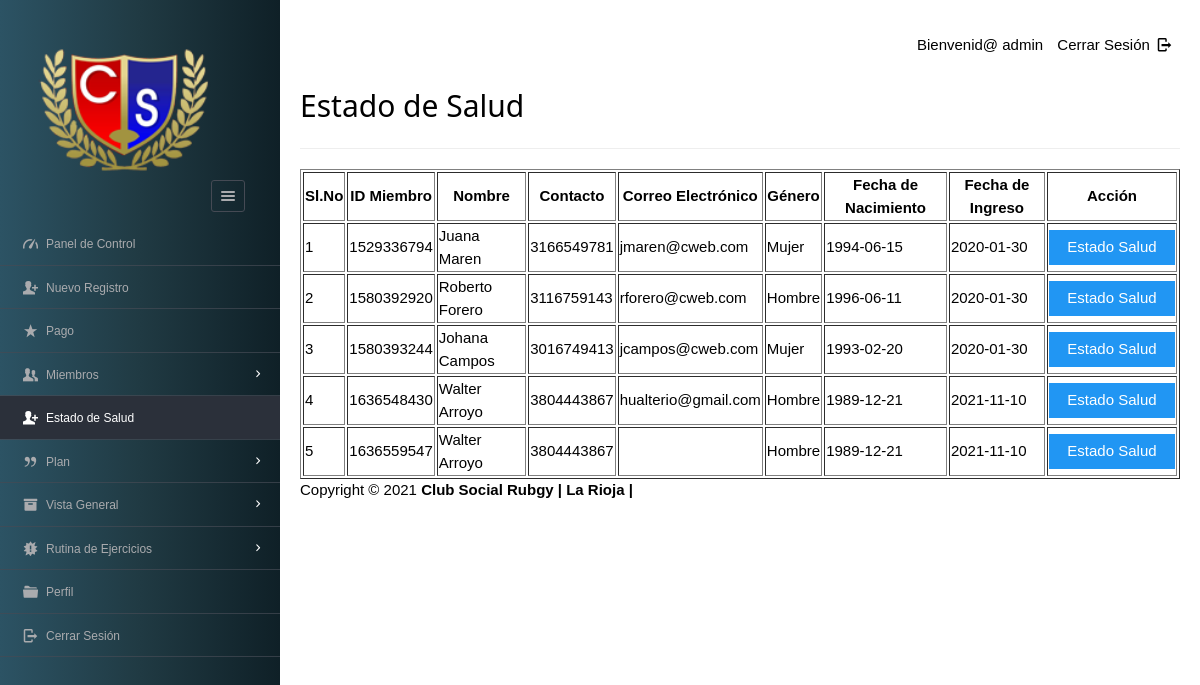
Page /dashboard/admin/new_health_status.php (signed in) on the committed database.
### tables this page shows
CREATE TABLE IF NOT EXISTS `enrolls_to` (
  `et_id` int(5) NOT NULL AUTO_INCREMENT,
  `pid` varchar(8) NOT NULL,
  `uid` varchar(20) NOT NULL,
  `paid_date` varchar(15) DEFAULT NULL,
  `expire` varchar(15) DEFAULT NULL,
  `renewal` varchar(15) DEFAULT NULL,
  PRIMARY KEY (`et_id`) USING BTREE,
  KEY `user_ID` (`uid`) USING BTREE,
  KEY `plan_ID_idx` (`pid`) USING BTREE
);

CREATE TABLE IF NOT EXISTS `users` (
  `userid` varchar(20) NOT NULL,
  `username` varchar(40) NOT NULL,
  `gender` varchar(8) NOT NULL,
  `mobile` varchar(20) NOT NULL,
  `email` varchar(20) NOT NULL,
  `dob` varchar(10) NOT NULL,
  `joining_date` varchar(10) NOT NULL,
  PRIMARY KEY (`userid`) USING BTREE,
  UNIQUE KEY `email` (`email`) USING BTREE,
  KEY `userid` (`userid`) USING BTREE
);

### dashboard/admin/new_health_status.php (the view, shortened to what this page needs)
<?php
require '../../include/db_conn.php';
?>
<!DOCTYPE html>
<html lang="en">
<head>
  <link rel="stylesheet" href="../../css/style.css"  id="style-resource-5">
    <link rel="stylesheet" href="../../css/dashMain.css">
    <link rel="stylesheet" type="text/css" href="../../css/entypo.css">
	<link href="a1style.css" rel="stylesheet" type="text/css">
</head>
     <body class="page-body  page-fade" onload="collapseSidebar()">
    	<div class="page-container sidebar-collapsed" id="navbarcollapse">
		<div class="sidebar-menu">
			<header class="logo-env">
			<div class="logo">
				<a href="index.php">
					<img src="../../images/logo.png" alt="" width="192" height="80" />
				</a>
			</div>
					<div class="sidebar-collapse" onclick="collapseSidebar()">
				<a href="#" class="sidebar-collapse-icon with-animation">
					<i class="entypo-menu"></i>
				</a>
			</div>
			</header>
    		<?php include('nav.php'); ?>
    	</div>
    		<div class="main-content">
				<div class="row">
					<div class="col-md-6 col-sm-8 clearfix">
					</div>
					<div class="col-md-6 col-sm-4 clearfix hidden-xs">
						<ul class="list-inline links-list pull-right">
							<li>Bienvenid@ <?php echo $_SESSION['full_name']; ?>
							</li>
							<li>
								<a href="logout.php">
									Cerrar Sesión <i class="entypo-logout right"></i>
								</a>
							</li>
						</ul>
					</div>
				</div>
		<h2>Estado de Salud</h2>
		<hr />
		<table class="table table-bordered datatable" id="table-1" border=1>
			<thead>
				<tr><h2>
					<th>Sl.No</th>
					<th>ID Miembro</th>
					<th>Nombre</th>
					<th>Contacto</th>
					<th>Correo Electrónico</th>
					<th>Género</th>
					<th>Fecha de Nacimiento</th>
					<th>Fecha de Ingreso</th>
					<th>Acción</th></h2>
				</tr>
			</thead>
				<tbody>
						<?php
							$query  = "select * from users ORDER BY joining_date";
							$result = mysqli_query($con, $query);
							$sno    = 1;
							if (mysqli_affected_rows($con) != 0) {
							    while ($row = mysqli_fetch_array($result, MYSQLI_ASSOC)) {
							        $uid   = $row['userid'];
							        $query1  = "select * from enrolls_to WHERE uid='$uid' AND renewal='yes'";
							        $result1 = mysqli_query($con, $query1);
							        if (mysqli_affected_rows($con) == 1) {
							            while ($row1 = mysqli_fetch_array($result1, MYSQLI_ASSOC)) {
							                echo "<tr><td>".$sno."</td>";
							                echo "<td>" . $row['userid'] . "</td>";
							                echo "<td>" . $row['username'] . "</td>";
							                echo "<td>" . $row['mobile'] . "</td>";
							                echo "<td>" . $row['email'] . "</td>";
							                echo "<td>" . $row['gender'] . "</td>";
							                echo "<td>" . $row['dob'] . "</td>";
							                echo "<td>" . $row['joining_date'] ."</td>";
							                $uname=$row['username'];
							       			$udob=$row['dob'];
							        		$ujoing=$row['joining_date'];
							        		$ugender=$row['gender'];
							                $sno++;
							                echo "<td><form action='health_status_entry.php' method='post'><input type='hidden' name='uid' value='" . $uid . "'/>
							                <input type='hidden' name='uname' value='" . $uname . "'/>
							                <input type='hidden' name='udob' value='" . $udob . "'/>
							                <input type='hidden' name='ujoin' value='" . $ujoing . "'/>
							                <input type='hidden' name='ugender' value='" . $ugender . "'/><input type='submit' class='a1-btn a1-blue' id='button1' value='Estado Salud' class='btn btn-info'/></form></td></tr>";
							            }
							        }
							    }
							}
						?>
					</tbody>
				</table>
			<?php include('footer.php'); ?>
    	</div>
    </body>
</html>

### css/style.css (style rules this page uses)
html { font-size: 62.5%; font-family: sans-serif; }
div { display: block; }
body { font-family: "Noto Sans", sans-serif, "Helvetica Neue", Helvetica, Arial, sans-serif; font-size: 12px; line-height: 1.428571429; display: block; margin: 0; }
*, *:before, *:after { box-sizing: border-box; }
a { text-decoration: none; background: transparent; }
img { vertical-align: middle; }
img { border: 0; }
.logo img { width: 220px; height: 200px; }
input, button, select, textarea { font-family: inherit; font-size: inherit; line-height: inherit; }
button, input { line-height: normal; }
button, input, select, textarea { font-family: inherit; font-size: 100%; margin: 0; }
input { background-color: white; cursor: text; padding: 1px; border-width: 2px; border-style: inset; border-color: initial; border-image: initial; }
input, textarea, select, button { text-rendering: auto; color: initial; letter-spacing: normal; word-spacing: normal; text-transform: none; text-indent: 0px; text-shadow: none; display: inline-block; text-align: start; margin: 0em; font: 400 13.3333px Arial; }
button, html input[type="button"], input[type="reset"], input[type="submit"] { cursor: pointer; }
a { color: #373e4a; text-decoration: none; }
a { background: transparent; }
a { color: #373e4a; }
.page-container { position: relative; padding-left: 280px; }
.page-container .sidebar-menu { position: absolute; width: 280px; top: 0; left: 0; bottom: 0; background: #0F2027; background: -webkit-linear-gradient(to right, #2C5364, #203A43, #0F2027); background: linear-gradient(to right, #2C5364, #203A43, #0F2027); color: #aaabae; z-index: 1; min-height: 796px; box-sizing: border-box; }
.page-container .sidebar-menu .logo-env { width: 100%; padding: 35px; padding-bottom: 10px; box-sizing: border-box; }
.page-container .sidebar-menu .logo-env:before, .page-container .sidebar-menu .logo-env:after { content: " "; display: table; }
.page-container .sidebar-menu .logo-env > div { display: block; vertical-align: middle; white-space: nowrap; float: left; }
.page-container .sidebar-menu .logo-env > div > a { display: inline-block; color: #aaabae; }
.page-container .sidebar-menu .logo-env > div.sidebar-collapse, .page-container .sidebar-menu .logo-env > div.sidebar-mobile-menu { position: relative; float: right; }
.page-container .sidebar-menu .logo-env > div.sidebar-collapse a, .page-container .sidebar-menu .logo-env > div.sidebar-mobile-menu a { display: inline-block; border: 1px solid #454a54; text-align: center; padding: 0; line-height: 1; font-size: 20px; font-weight: 300; padding: 5px 2px; background-clip: padding-box; border-radius: 3px; transition: all 200ms ease-in-out; }
.page-container .sidebar-menu .logo-env .logo img { width: 180px; height: 150px; }
.page-container .sidebar-menu .logo-env:after { clear: both; }
ul, ol { margin-top: 0; margin-bottom: 8.5px; }
ul, menu, dir { display: block; list-style-type: disc; }
li { display: list-item; }
i, cite, em, var, address, dfn { font-style: italic; }

### css/entypo.css (style rules this page uses)
[class^="entypo-"]:before, [class*=" entypo-"]:before { font-family: "entypo"; font-style: normal; font-weight: normal; speak: none; display: inline-block; text-decoration: inherit; width: 1em; margin-right: .2em; text-align: center; font-variant: normal; text-transform: none; line-height: 1em; margin-left: .2em; }
.entypo-menu:before { content: '\e811'; }
.entypo-logout:before { content: '\e85d'; }

### dashboard/admin/new_health_status.php (style rules this page uses)
#button1 { width:126px; }

### rows in the picture
enrolls_to: uid.userid "1529336794", uid.username "Juana Maren", uid.mobile "3166549781", uid.email "jmaren@cweb.com", uid.gender "Mujer", uid.dob "1994-06-15", uid.joining_date "2020-01-30"
enrolls_to: uid.userid "1580392920", uid.username "Roberto Forero", uid.mobile "3116759143", uid.email "rforero@cweb.com", uid.gender "Hombre", uid.dob "1996-06-11", uid.joining_date "2020-01-30"
enrolls_to: uid.userid "1580393244", uid.username "Johana Campos", uid.mobile "3016749413", uid.email "jcampos@cweb.com", uid.gender "Mujer", uid.dob "1993-02-20", uid.joining_date "2020-01-30"
enrolls_to: uid.userid "1636548430", uid.username "Walter Arroyo", uid.mobile "3804443867", uid.email "hualterio@gmail.com", uid.gender "Hombre", uid.dob "1989-12-21", uid.joining_date "2021-11-10"
enrolls_to: uid.userid "1636559547", uid.username "Walter Arroyo", uid.mobile "3804443867", uid.gender "Hombre", uid.dob "1989-12-21", uid.joining_date "2021-11-10"

### other values in the picture
$_SESSION['full_name'] "admin"
